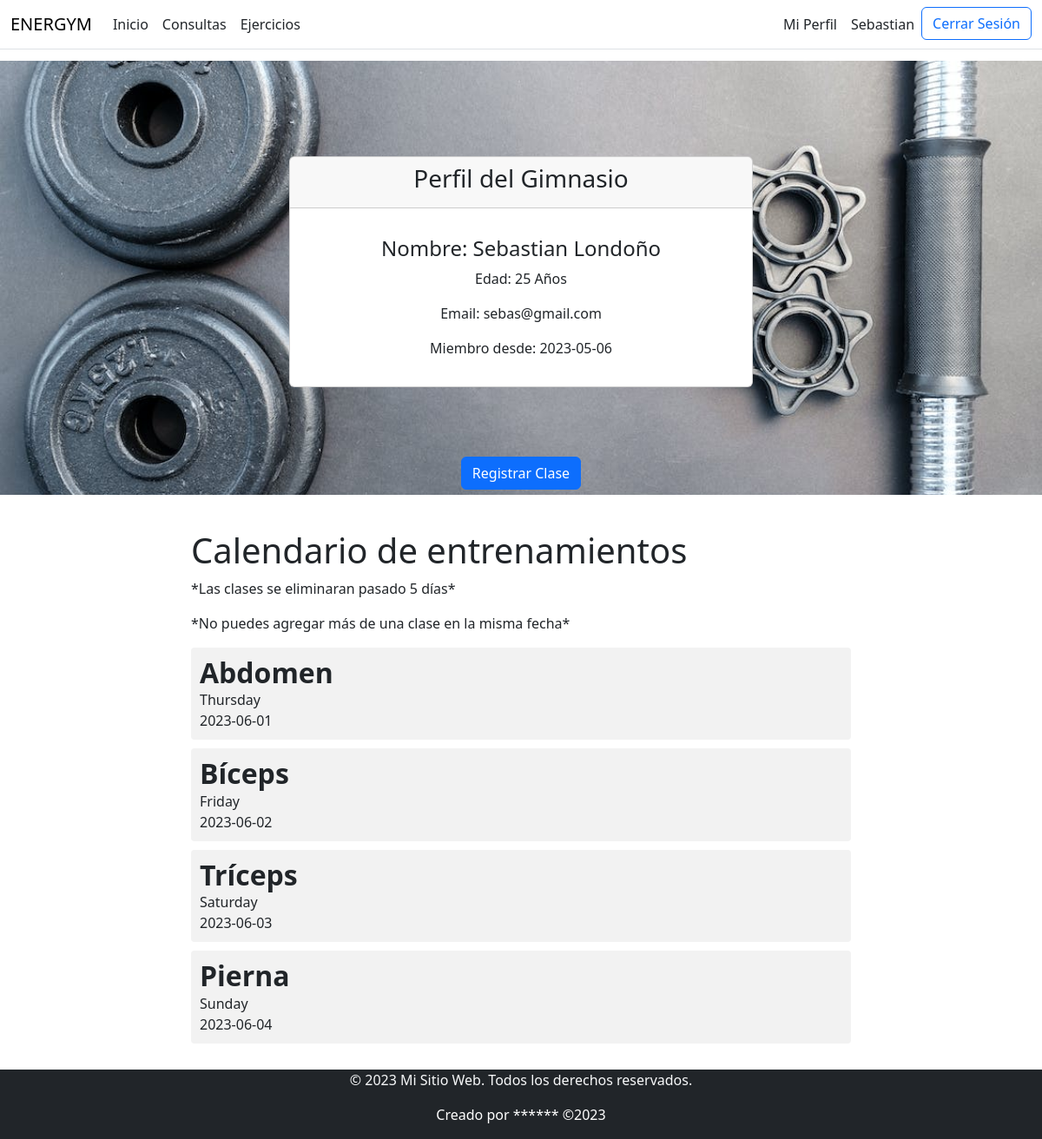
/vista/Vperfil.php (signed in), run on the app's committed database.
### tables this page shows
CREATE TABLE `usuarios` (
  `id` int(255) NOT NULL,
  `nombre` varchar(100) NOT NULL,
  `apellido` varchar(100) NOT NULL,
  `fnacimiento` date NOT NULL,
  `email` varchar(100) NOT NULL,
  `telefono` varchar(20) DEFAULT NULL,
  `fregistro` date DEFAULT NULL,
  `rol` varchar(10) DEFAULT NULL
);

CREATE TABLE `entrenamientos` (
  `ID` int(11) NOT NULL,
  `UsuarioID` int(11) DEFAULT NULL,
  `FechaClase` date DEFAULT NULL,
  `DiaSemana` varchar(20) DEFAULT NULL,
  `ClasePersonalizada` varchar(50) DEFAULT NULL
);

### Vista/Vperfil.php (the view, shortened to what this page needs)
<?php
$db = new PDO("mysql:host=localhost;dbname=dbgym", "root", "");
$id = $_SESSION['id'];
$query = "SELECT nombre,apellido,fnacimiento,telefono,email,fregistro FROM usuarios WHERE id = '$id' ";
$resultado = $db->query($query);
$query2 = "SELECT FechaClase,DiaSemana,ClasePersonalizada FROM entrenamientos WHERE UsuarioID = '$id' ";
$resultado2 = $db->query($query2);
?>
<!DOCTYPE html>
<html lang="en">
<head>
    <link href="https://cdn.jsdelivr.net/npm/bootstrap@5.3.0-alpha2/dist/css/bootstrap.min.css" rel="stylesheet">
    <link rel="stylesheet" href="../Vista/perfil.css">
</head>
<body>
<?php include 'header.php'?>
<div class="banner">
    <div class="container mt-4">
        <div class="row align-items-center main">
            <div class="col-md-6 offset-md-3">
                <div class="card">
                    <div class="card-header">
                        <h3 class="text-center">Perfil del Gimnasio</h3>
                    </div>
                    <div class="card-body">
                        <?php
                        $fechaNacimiento = $_SESSION['fnacimiento'];
                        $fechaActual = date("Y-m-d");
                        $edad = date_diff(date_create($fechaNacimiento), date_create($fechaActual));
                        $anios = $edad->format('%y');
                            while ($fila = $resultado->fetch(PDO::FETCH_ASSOC)) {
                                echo "
                                <h4 class='text-center mt-3'>Nombre: ".$fila['nombre']." ".$fila['apellido']."</h4>
                                <p class='text-center'>Edad: ".$anios." Años</p>
                                <p class='text-center'>Email: ".$fila['email']."</p>
                                <p class='text-center'>Miembro desde: ".$fila['fregistro']."</p>
                                ";
                                }
                        ?>
                    </div>
                </div>
            </div>
        </div>
        <div class="form-group mt-4 text-center">
          <a href="Vclases.php" class="btn btn-primary">Registrar Clase</a>
        </div>
    </div>
</div>
<div class="calendar">
    <h1>Calendario de entrenamientos</h1>
    <p>*Las clases se eliminaran pasado 5 días*</p>
    <p>*No puedes agregar más de una clase en la misma fecha*</p>
    <div id="events-container">
      <?php
        if ($resultado2->rowCount() > 0) {
          while($row = $resultado2->fetch(PDO::FETCH_ASSOC)) {
            echo '<div class="event">';
            echo '<h2 class="event-title">' . $row['ClasePersonalizada'] . '</h2>';
            echo '<p class="event-date">' . $row['DiaSemana'] . '</p>';
            echo '<p class="event-date">' . $row['FechaClase'] . '</p>';
            echo '</div>';
          }
        } else {
          echo '<p>No se encontraron entrenamientos para este usuario.</p>';
        }
      ?>
    </div>
  </div>
</body>
<footer class="footer bg-dark text-light text-center">
        <div class="container">
            <div class="row">
            <div class="col-lg-12">
                <p>&copy; 2023 Mi Sitio Web. Todos los derechos reservados.</p>
                <p style="color: white;">Creado por ****** &copy;<?=date('Y')?></p>
            </div>
            </div>
        </div>
</footer>
</html>

### Vista/header.php
<header>
        <nav class="navbar navbar-expand-sm navbar-toggleable-sm navbar-light bg-white border-bottom box-shadow mb-3 fixed-top">
            <div class="container-fluid">
                <a class="navbar-brand" href="#" >ENERGYM</a>
                <div class="navbar-collapse collapse d-sm-inline-flex justify-content-between">
                    <ul class="navbar-nav flex-grow-1">
                        <li class="nav-item">
                            <a class="nav-link text-dark" href="inicio.php" >Inicio</a>
                        </li>
                            <?php
                                $role = $_SESSION['rolUsuario'];
                                if ($role == 'admin') {
                                    echo ' <li class="nav-item">
                                                <a class="nav-link text-dark" href="Vconsulta.php" >Consultas</a>
                                            </li>';
                                }
                                if (($role == 'user')||($role == 'admin') ) {
                                 echo ' <li class="nav-item">
                                            <a class="nav-link text-dark" href="Vejercicios.php" >Ejercicios</a>
                                        </li>';
                                }
                            ?>
                    </ul>
                    <ul class="nav navbar-nav navbar-right">
                        <?php
                        if (($role == 'user')||($role == 'admin') ) {
                                 echo '<li class="nav-item">
                                            <a class="nav-link text-dark" href="Vperfil.php" >Mi Perfil</a>
                                        </li>';
                                }
                                ?>
                        <li class="nav-item">
                                <a class="nav-link text-dark" ><?php echo $_SESSION['nombreUsuario'] ; ?></a>
                            </li>
                            <?php
                                if (session_status() == PHP_SESSION_ACTIVE) {
                                    echo '<form method="post" action="http://127.0.0.1/Energym/Controlador/cerrar_sesion.php">
                                            <input type="submit" value="Cerrar Sesión" class="btn btn-outline-primary" />
                                        </form>';
                                } else {
                                    header("Location: http://127.0.0.1/Energym/vista/index.php");
                                    exit();
                                }
                            ?>
                    </ul>
                </div>
            </div>
        </nav>
</header>

### Vista/perfil.css (style rules this page uses)
body { margin: 0; padding-top: 70px; }
.banner { background-image: url("../Vista/img/img-gym/editar.jpeg"); background-size: cover; background-position: center; margin-bottom: 20px; height: 500px; z-index: 999; display: flex; justify-content: center; align-items: center; text-align: center; color: #000000; }
.main { margin: 80px auto; }
footer { width: 100%; height: 80px; }
.container { z-index: 100; }

### Vista/Vperfil.php (style rules this page uses)
.calendar { width: 100%; max-width: 800px; margin: 0 auto; padding: 20px; }
.event { margin-bottom: 10px; padding: 10px; background-color: #f2f2f2; border-radius: 4px; }
.event-title { font-weight: bold; margin: 0; }
.event-date { margin: 0; }

### data on the page
usuarios: nombre "Sebastian", apellido "Londoño", email "sebas@gmail.com", fregistro "2023-05-06"
entrenamientos: ClasePersonalizada "Abdomen", DiaSemana "Thursday", FechaClase "2023-06-01"
entrenamientos: ClasePersonalizada "Bíceps", DiaSemana "Friday", FechaClase "2023-06-02"
entrenamientos: ClasePersonalizada "Tríceps", DiaSemana "Saturday", FechaClase "2023-06-03"
entrenamientos: ClasePersonalizada "Pierna", DiaSemana "Sunday", FechaClase "2023-06-04"

### other printed values
$_SESSION['nombreUsuario'] "Sebastian"
